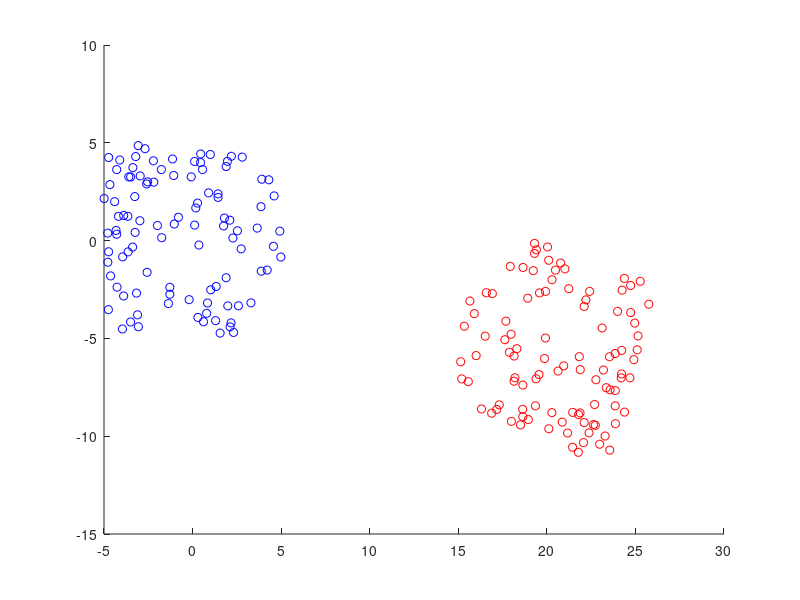
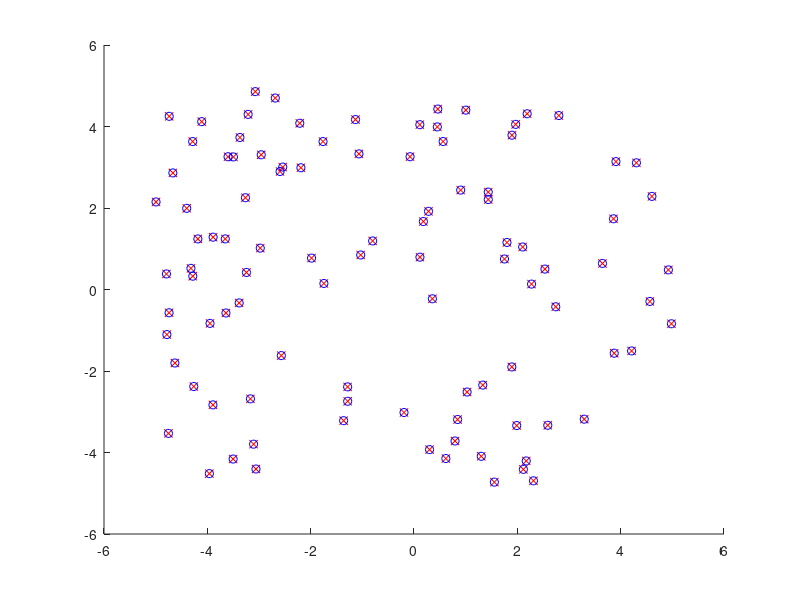
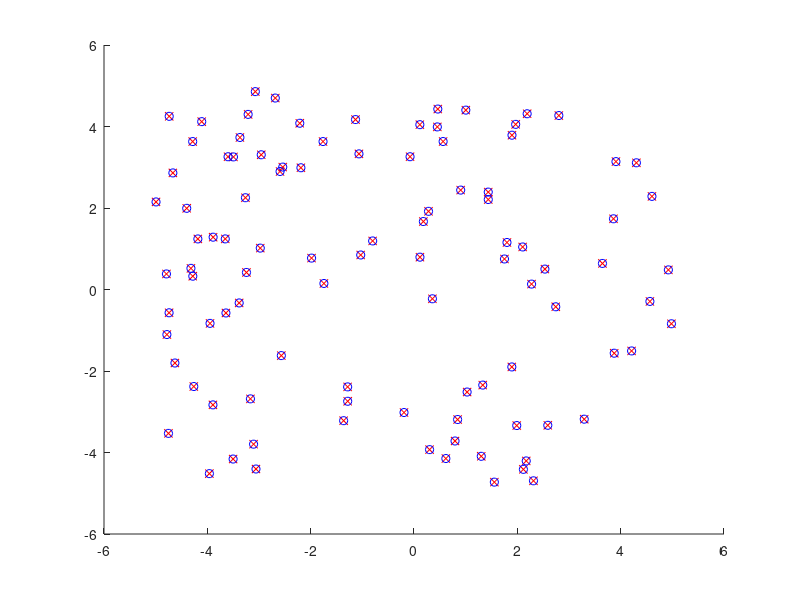
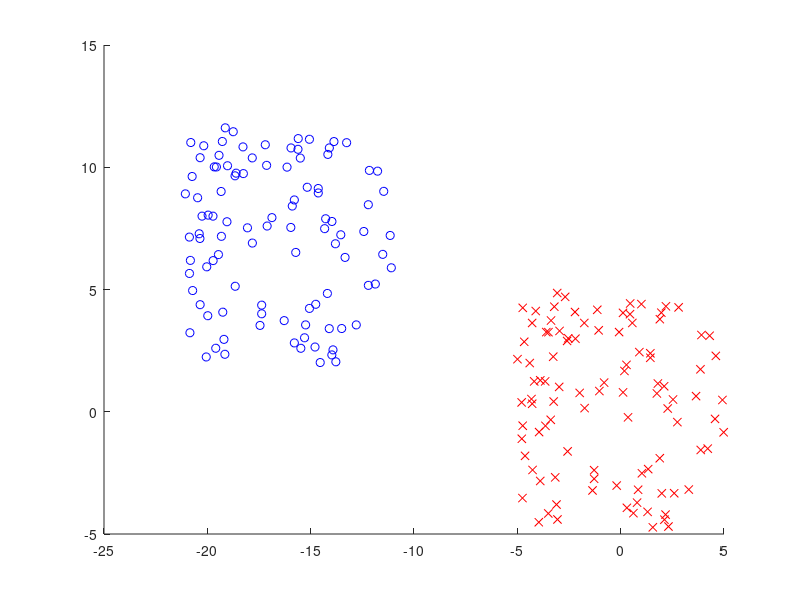

Write MATLAB code to recreate these figures, in order.
P = load("P.mat").P;
P_new = load("P_new.mat").P_new;
%% IMPLEMENT YOUR SOLUTION FROM HERE
% A Closed ICP
figure
P_prim = P - mean(P,2);
P_new_prim =P_new - mean(P_new,2);
hold on
scatter(P(1,:),P(2,:),"b")
scatter(P_new(1,:),P_new(2,:),"r")
hold off


[U,D,V]=svd(P_prim *P_new_prim');
R = U * V';
if det(R) < 0
    R(:, end) = -R(:, end);
end

T = mean(P,2) - R*mean(P_new,2);
% R
P_new_rotated = R * P_new + T;
figure
hold on 
scatter(P(1,:),P(2,:),"r","x")
scatter(P_new_rotated(1,:),P_new_rotated(2,:),"b")
% mean((P-P_new_rotated).^2,2)

hold off

%%
% B Closed ICP


x = [0;0;0];

Omega = diag([1 1]);
max_iterations = 1000;
tolerance = 10^-6;
for iterations=1:max_iterations
    
    H = zeros(3,3);
    b= zeros(3,1);
    t = [x(1);x(2)];
    Theta = x(3);

    for i=1:size(P_new,2)
        
        
        
        h = [cos(Theta) -sin(Theta);sin(Theta) cos(Theta)] *        P_new(:,i) + t;
        e = h - P(:,i);
        j = [eye(2) [-sin(Theta) -cos(Theta); cos(Theta) -sin(Theta)]*P_new(:,i)];
        
        
        H = H + j' * Omega  * j;
        b = b + j' * Omega * e;
    end

        dx = H \ (-b);
        x = x + dx;
        
        if norm(dx) < tolerance
            fprintf('Converged after %d iterations.\n', iterations);
            break;
        end
    
end

Theta = x(3);
P_new_rotated_ICP = [cos(Theta) -sin(Theta);sin(Theta) cos(Theta)] * P_new + [x(1);x(2)];

figure
hold on
scatter(P(1,:),P(2,:),"r","x")
scatter(P_new_rotated_ICP(1,:),P_new_rotated_ICP(2,:),"b")
% mean((P-P_new_rotated_ICP).^2,2)
%%
% C



clear all

P = load("P.mat").P;
P_new = load("P_new.mat").P_new;
  
x = [0 0 0 0  10 2]';
Omega = eye(2,2);


for i =1 :2
    H = zeros(6,6);
    b = zeros(6,1);

    for points=1:size(P_new,2)
        r1 = x(1:2);
        r2 = x(3:4);
        T = x(5:6);
        h = [r1' ; r2'] * P_new(:,points) + T;
        j = [P_new(:,points)' 0 0 1 0 ;0 0 P_new(:,points)' 0 1];
        e = h - P(:,points);
        
        H = H + j' * Omega  * j;
        b = b + j' * Omega * e;
    
    end
    
    dx = H \ (-b);
    x = x + dx; 
end
A = [x(1:2)';x(3:4)'];
[U,D,V] = svd(A);
R = U*V';


if det(R) < 0
    R(:, end) = -R(:, end);
end

% T = me an(P, 2) - R * mean(P_new, 2);
T= [x(5)*D(2,2); x(5)*D(1,1) ];

P_new_rotated_ICP_relaxed = R * P_new +  T;



figure
hold on
scatter(P(1,:),P(2,:),"r","x")
scatter(P_new_rotated_ICP_relaxed(1,:),P_new_rotated_ICP_relaxed(2,:),"b")
% mean((P-P_new_rotated_ICP_relaxed).^2,2)



